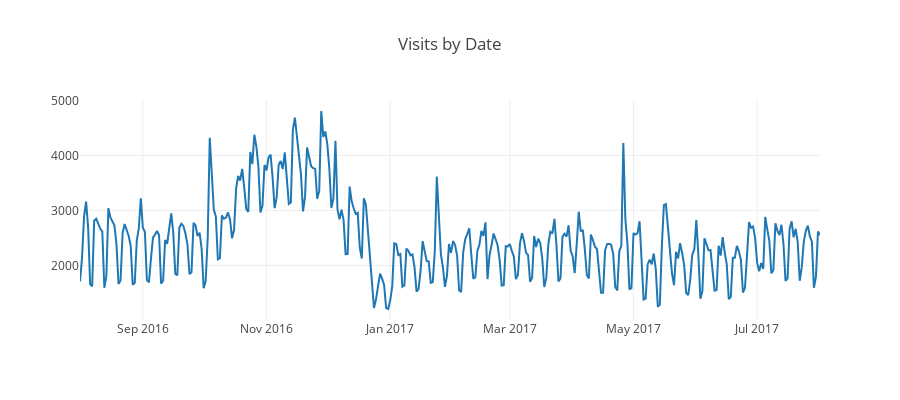
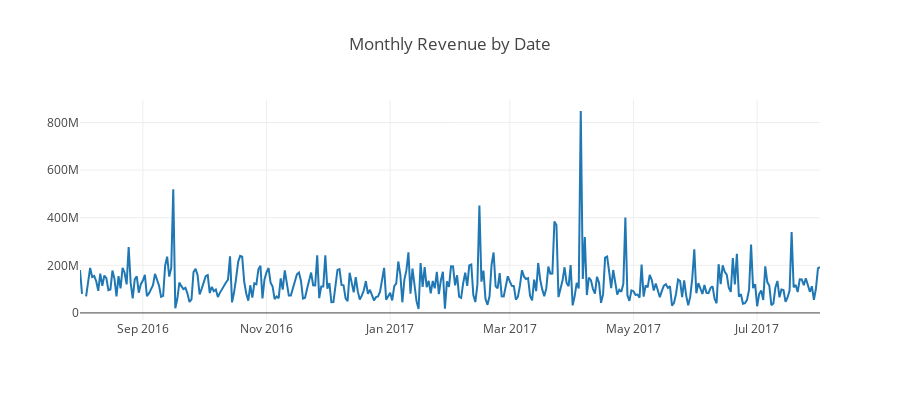

Notebook source saved alongside these figures, in order:
### Code cell
# Visualization for Visits by date
tmp = train_df['date'].value_counts().to_frame().reset_index().sort_values('index')
tmp = tmp.rename(columns = {"index" : "dateX", "date" : "visits"})

tr = go.Scatter(mode="lines", x = tmp["dateX"].astype(str), y = tmp["visits"])
layout = go.Layout(title="Visits by Date", height=400)
fig = go.Figure(data = [tr], layout = layout)
iplot(fig)
# Visualization for Visits by monthly revenue
tmp = train_df.groupby("date").agg({"totals.transactionRevenue" : "mean"}).reset_index()
tmp = tmp.rename(columns = {"date" : "dateX", "totals.transactionRevenue" : "mean_revenue"})
tr = go.Scatter(mode="lines", x = tmp["dateX"].astype(str), y = tmp["mean_revenue"])
layout = go.Layout(title="Monthly Revenue by Date", height=400)
fig = go.Figure(data = [tr], layout = layout)
iplot(fig)

### Figure 1 — Plotly figure (JSON) as saved in the notebook; plotly's stock layout.template omitted (floating-point values rounded to 4 significant figures; data arrays with more than 128 entries replaced by an {"elided": "..."} marker saying what was removed)
{"data": [{"mode": "lines", "type": "scatter", "uid": "9af887c8-d6a3-11e8-a9b2-30e37a874172", "x": {"elided": "366 str values"}, "y": {"elided": "366 int values"}}], "layout": {"height": 400, "title": "Visits by Date"}}

### Figure 2 — Plotly figure (JSON) as saved in the notebook; plotly's stock layout.template omitted (floating-point values rounded to 4 significant figures; data arrays with more than 128 entries replaced by an {"elided": "..."} marker saying what was removed)
{"data": [{"mode": "lines", "type": "scatter", "uid": "9b387a82-d6a3-11e8-ae43-30e37a874172", "x": {"elided": "366 str values"}, "y": {"elided": "366 float values"}}], "layout": {"height": 400, "title": "Monthly Revenue by Date"}}
